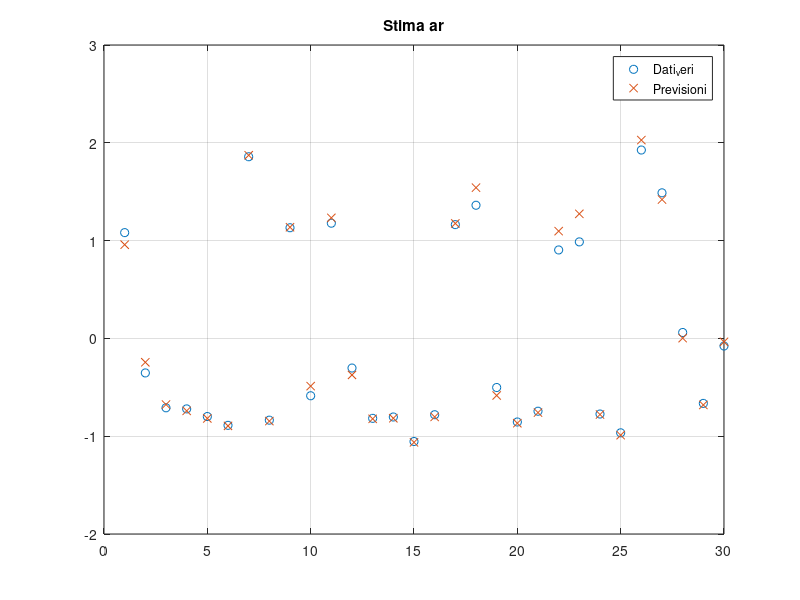
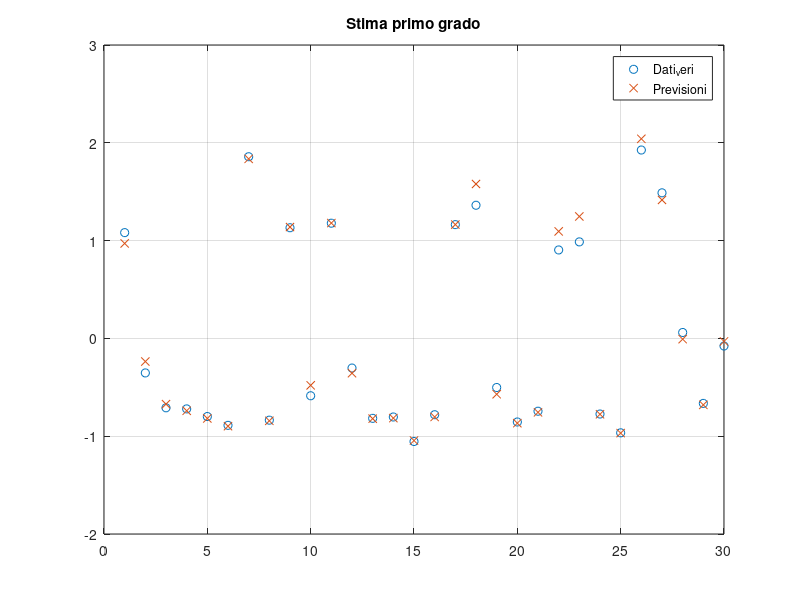
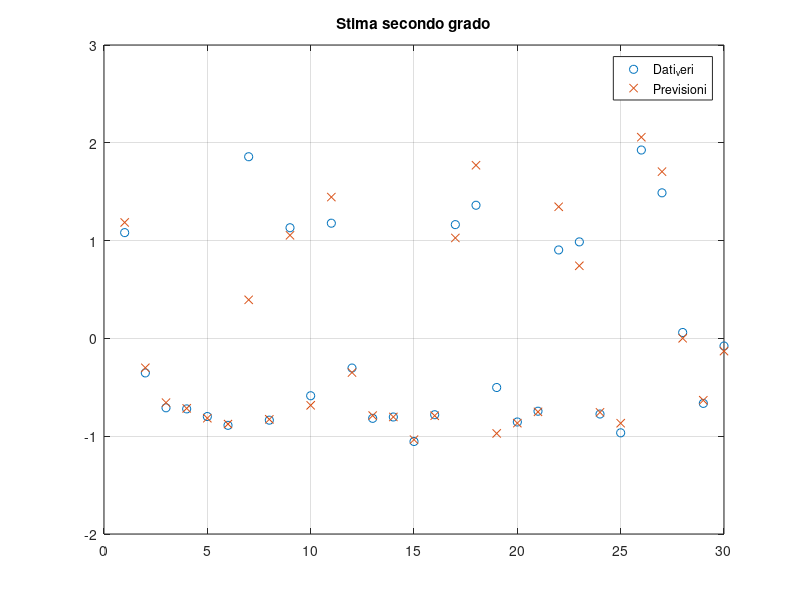
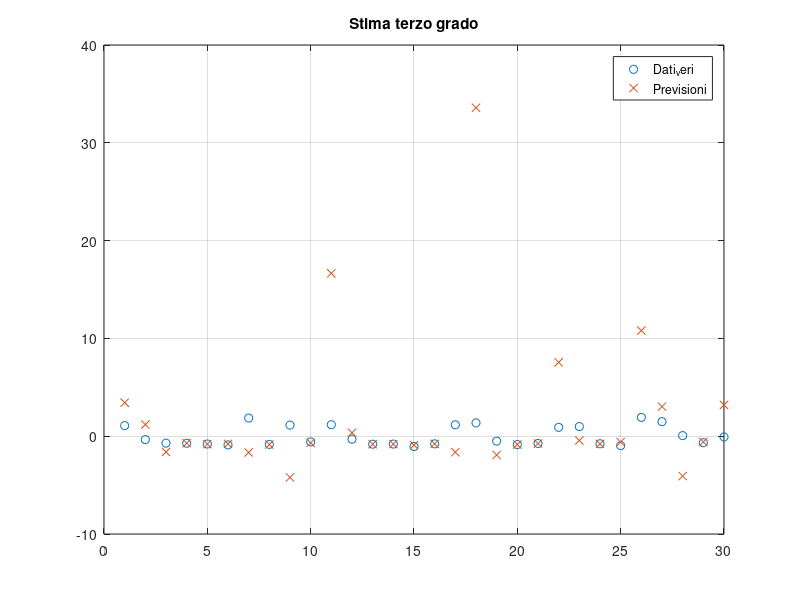

Write MATLAB code to recreate these figures, in order.
clc 
clear
close all 

load outputIdentificazione.mat
load deviazione.mat
load media.mat
load inputIdentificazione.mat

load outputValidazione.mat
load inputValidazione.mat
%%
[row_identificazione, column_identificazione] = size(inputIdentificazione);
[row_validazione, column_validazione] = size(outputValidazione);

numeroSettimaneDellaPhi = row_identificazione;
numeroVariabili = 7; % ovvero 7 giorni

%% blocco da 1
gradoDesiderato = 2;
phi_blocchiDaUno_2grado = ones(numeroSettimaneDellaPhi, numeroVariabili * gradoDesiderato);
phi_linear = [ones(row_identificazione, 1), inputIdentificazione];

k = 1;
for i= 1 : gradoDesiderato % la i serve a fare le potenze
    for j= 1 : numeroVariabili % mi aiuta a tener conto delle posizioni
        vect = phi_linear(:, j+1); % il +1 esclude il primo vettore di soli uni
        phi_blocchiDaUno_2grado(:, k) = vect.^i;
        k = k + 1;
    end
end

%% blocco da 2 pari

phi_bloccoDaDuePrimo_2grado = ones(numeroSettimaneDellaPhi,1); % giusto per ricordarmi che sono tot settimane
vect = 0;
k = 1;
for i= 1 : numeroVariabili
    for j= i+1 : numeroVariabili
        for z= 2: gradoDesiderato 
            if(mod(z, 2) == 0)
                vect = (phi_linear(:, i+1).^(z/2)).* phi_linear(:, j+1).^(z/2); 
                phi_bloccoDaDuePrimo_2grado(:, k) = vect;
                k = k+1;
            end
        end
    end
end

%% blocco da 1 
gradoDesiderato = 3;

phi_blocchiDaUno_3grado = ones(numeroSettimaneDellaPhi, numeroVariabili * gradoDesiderato);

numeroVariabili = 7; % ovvero 7 variabili

k = 1;
for i= 1 : gradoDesiderato % la i serve a fare le potenze
    for j= 1 : numeroVariabili % mi aiuta a tener conto delle posizioni
        vect = phi_linear(:, j+1); % il +1 esclude il primo vettore di soli uni
        phi_blocchiDaUno_3grado(:, k) = vect.^i;
        k = k + 1;
    end
end

%% blocco da 2 pari

phi_bloccoDaDuePrimo_3grado = ones(numeroSettimaneDellaPhi,1); % giusto per ricordarmi che sono tot settimane
vect = 0;
k = 1;
for i= 1 : numeroVariabili
    for j= i+1 : numeroVariabili
        for z= 2: gradoDesiderato 
            if(mod(z, 2) == 0)
                vect = (phi_linear(:, i+1).^(z/2)).* phi_linear(:, j+1).^(z/2); 
                phi_bloccoDaDuePrimo_3grado(:, k) = vect;
                k = k+1;
            end
        end
    end
end

%% blocco da 2 dispari

phi_bloccoDaDueSecondo_3grado = ones(numeroSettimaneDellaPhi, 1);
c = 1;
for a= 1 : numeroVariabili
    for b= 1 : numeroVariabili
        if(a ~= b)
           for k= 1 : gradoDesiderato % da controllare con un if
                for j= k+1 : gradoDesiderato
                    %disp(j)
                    if(k+j <= gradoDesiderato)
                        vect = (phi_linear(:, a).^j).* phi_linear(:, b).^ k;
                        phi_bloccoDaDueSecondo_3grado(:, c) = vect;
                        c = c + 1;
                    end
                end
           end
        end
    end
end

phi_bloccoDaDue_3grado = [phi_bloccoDaDuePrimo_3grado, phi_bloccoDaDueSecondo_3grado];

%% blocco da 3

phi_bloccoDaTrePrimo_3grado = ones(numeroSettimaneDellaPhi,1); % giusto per ricordarmi che sono tot settimane
vect = 0;
k = 1;
for a= 1 : numeroVariabili
    for b= a+1 : numeroVariabili
        for c= b+1 : numeroVariabili
           
            for z= 3: gradoDesiderato 
                if(mod(z, 3) == 0)
                    vect = (phi_linear(:, a+1).^(z/3)).* (phi_linear(:, b+1).^(z/3)).* phi_linear(:, c+1).^(z/3); 
                    phi_bloccoDaTrePrimo_3grado(:, k) = vect;
                    k = k+1;
                end
            end
            
        end
    end
end

%% blocco da 1 validazione
gradoDesiderato = 2;
phi_blocchiDaUno_2grado_val = ones(row_validazione, numeroVariabili * gradoDesiderato);

numeroVariabili = 7; % ovvero 7 variabili
phi_linear = [ones(row_validazione, 1), inputValidazione];

k = 1;
for i= 1 : gradoDesiderato % la i serve a fare le potenze
    for j= 1 : numeroVariabili % mi aiuta a tener conto delle posizioni
        vect = phi_linear(:, j+1); % il +1 esclude il primo vettore di soli uni
        phi_blocchiDaUno_2grado_val(:, k) = vect.^i;
        k = k + 1;
    end
end

%% blocco da 2 pari validazione

phi_bloccoDaDuePrimo_2grado_val = ones(row_validazione,1); % giusto per ricordarmi che sono tot settimane
vect = 0;
k = 1;
for i= 1 : numeroVariabili
    for j= i+1 : numeroVariabili
        for z= 2: gradoDesiderato 
            if(mod(z, 2) == 0)
                vect = (phi_linear(:, i+1).^(z/2)).* phi_linear(:, j+1).^(z/2); 
                phi_bloccoDaDuePrimo_2grado_val(:, k) = vect;
                k = k+1;
            end
        end
    end
end

%% blocco da 1 validazione
gradoDesiderato = 3;

numeroVariabili = 7; % ovvero 7 variabili
phi_linear = [ones(row_validazione, 1), inputValidazione];
phi_blocchiDaUno_3grado_val = ones(row_validazione, numeroVariabili * gradoDesiderato);

k = 1;
for i= 1 : gradoDesiderato % la i serve a fare le potenze
    for j= 1 : numeroVariabili % mi aiuta a tener conto delle posizioni
        vect = phi_linear(:, j+1); % il +1 esclude il primo vettore di soli uni
        phi_blocchiDaUno_3grado_val(:, k) = vect.^i;
        k = k + 1;
    end
end

%% blocco da 2 pari validazione

phi_bloccoDaDuePrimo_3grado_val = ones(row_validazione,1); % giusto per ricordarmi che sono tot settimane
vect = 0;
k = 1;
for i= 1 : numeroVariabili
    for j= i+1 : numeroVariabili
        for z= 2: gradoDesiderato 
            if(mod(z, 2) == 0)
                vect = (phi_linear(:, i+1).^(z/2)).* phi_linear(:, j+1).^(z/2); 
                phi_bloccoDaDuePrimo_3grado_val(:, k) = vect;
                k = k+1;
            end
        end
    end
end

%% blocco da 2 dispari validazione

phi_bloccoDaDueSecondo_3grado_val = ones(row_validazione, 1);
c = 1;
contatore = 0;
for a= 1 : numeroVariabili
    for b= 1 : numeroVariabili
        if(a ~= b)
           for k= 1 : gradoDesiderato % da controllare con un if
                for j= k+1 : gradoDesiderato
                    %disp(j)
                    if(k+j <= gradoDesiderato)
                        vect = (phi_linear(:, a).^j).* phi_linear(:, b).^ k;
                        phi_bloccoDaDueSecondo_3grado_val(:, c) = vect;
                        c = c + 1;
                        contatore = contatore + 1;
                    end
                end
           end
        end
    end
end
disp(contatore)
phi_bloccoDaDue_3grado_val = [phi_bloccoDaDuePrimo_3grado_val, phi_bloccoDaDueSecondo_3grado_val];

%% blocco da 3 validazione

phi_bloccoDaTrePrimo_3grado_val = ones(row_validazione,1); % giusto per ricordarmi che sono tot settimane
vect = 0;
k = 1;
for a= 1 : numeroVariabili
    for b= a+1 : numeroVariabili
        for c= b+1 : numeroVariabili
           
            for z= 3: gradoDesiderato 
                if(mod(z, 3) == 0)
                    vect = (phi_linear(:, a+1).^(z/3)).* (phi_linear(:, b+1).^(z/3)).* phi_linear(:, c+1).^(z/3); 
                    phi_bloccoDaTrePrimo_3grado_val(:, k) = vect;
                    k = k+1;
                end
            end
            
        end
    end
end


%%

X_vect_val = 1:row_validazione;

phi_validazione_ar = inputValidazione;
phi_validazione_1 = [ones(row_validazione, 1), inputValidazione];
phi_validazione_2 = [ones(row_validazione, 1), phi_blocchiDaUno_2grado_val, phi_bloccoDaDuePrimo_2grado_val];
phi_validazione_3 = [ones(row_validazione, 1), phi_blocchiDaUno_3grado_val, phi_bloccoDaDue_3grado_val, phi_bloccoDaTrePrimo_3grado_val];

phi_linear_ar = inputIdentificazione;
phi_linear_1 = [ones(row_identificazione, 1), inputIdentificazione];
phi_linear_2 = [ones(row_identificazione, 1), phi_blocchiDaUno_2grado, phi_bloccoDaDuePrimo_2grado];
phi_linear_3 = [ones(row_identificazione, 1), phi_blocchiDaUno_3grado, phi_bloccoDaDue_3grado, phi_bloccoDaTrePrimo_3grado];

[theta_ar, std_ar] = lscov(phi_linear_ar, outputIdentificazione);
[theta_1, std_1] = lscov(phi_linear_1, outputIdentificazione);
[theta_2, std_2] = lscov(phi_linear_2, outputIdentificazione);
[theta_3, std_3] = lscov(phi_linear_3, outputIdentificazione);

model_gasST_group = [theta_1, std_1];

ordinataStimata_ar = phi_validazione_ar * theta_ar;
ordinataStimata_1 = phi_validazione_1 * theta_1;
ordinataStimata_2 = phi_validazione_2 * theta_2;
ordinataStimata_3 = phi_validazione_3 * theta_3;

figure(1)
xlabel('Numero settimana')
ylabel('Valore gas')
plot(X_vect_val, outputValidazione, 'o');
hold on
grid on
plot(X_vect_val, ordinataStimata_ar, 'x');
legend('Dati_veri', 'Previsioni')
title('Stima ar')

figure(2)
xlabel('Numero settimana')
ylabel('Valore gas')
plot(X_vect_val, outputValidazione, 'o');
hold on
grid on
plot(X_vect_val, ordinataStimata_1, 'x');
legend('Dati_veri', 'Previsioni')
title('Stima primo grado')

figure(3)
xlabel('Numero settimana')
ylabel('Valore gas')
plot(X_vect_val, outputValidazione, 'o');
hold on
grid on
plot(X_vect_val, ordinataStimata_2, 'x');
legend('Dati_veri', 'Previsioni')
title('Stima secondo grado')

figure(4)
xlabel('Numero settimana')
ylabel('Valore gas')
plot(X_vect_val, outputValidazione, 'o');
hold on
grid on
plot(X_vect_val, ordinataStimata_3, 'x');
legend('Dati_veri', 'Previsioni')
title('Stima terzo grado')

%% calcolo dei vari SSR ed MSE in identificazione
ordinataIdentificazione_ar = phi_linear_ar * theta_ar;
ordinataIdentificazione_1 = phi_linear_1 * theta_1;
ordinataIdentificazione_2 = phi_linear_2 * theta_2;
ordinataIdentificazione_3 = phi_linear_3 * theta_3;

residui_ar_identificazione = outputIdentificazione  - ordinataIdentificazione_ar; 
residui_1_identificazione = outputIdentificazione  - ordinataIdentificazione_1;
residui_2_identificazione = outputIdentificazione  - ordinataIdentificazione_2;
residui_3_identificazione = outputIdentificazione  - ordinataIdentificazione_3;

SSR_ar_identificazione = sum(residui_ar_identificazione.^2);
SSR_1_identificazione = sum(residui_1_identificazione.^2);
SSR_2_identificazione = sum(residui_2_identificazione.^2);
SSR_3_identificazione = sum(residui_3_identificazione.^2);

%% calcolo dei vari SSR ed MSE in validazione

residui_ar = outputValidazione - ordinataStimata_ar;
residui_quadrato_ar = residui_ar.^2;
SSR_ar = sum(residui_quadrato_ar);

residui_1 = outputValidazione - ordinataStimata_1;
residui_quadrato_1 = residui_1.^2;
SSR_1 = sum(residui_quadrato_1);
 
residui_2 = outputValidazione - ordinataStimata_2;
residui_quadrato_2 = residui_2.^2;
SSR_2 = sum(residui_quadrato_2);

residui_3 = outputValidazione - ordinataStimata_3;
residui_quadrato_3 = residui_3.^2;
SSR_3 = sum(residui_quadrato_3);

residui_ar_max = max(abs(residui_ar));
residui_1_max = max(abs(residui_1));
residui_2_max = max(abs(residui_2));
residui_3_max = max(abs(residui_3));

diff = outputValidazione - ordinataStimata_ar;
MSE_ar = mean(diff.^2);
diff = outputValidazione - ordinataStimata_1;
MSE_1 = mean(diff.^2);
diff = outputValidazione - ordinataStimata_2;
MSE_2 = mean(diff.^2);
diff = outputValidazione - ordinataStimata_3;
MSE_3 = mean(diff.^2);

%% 





